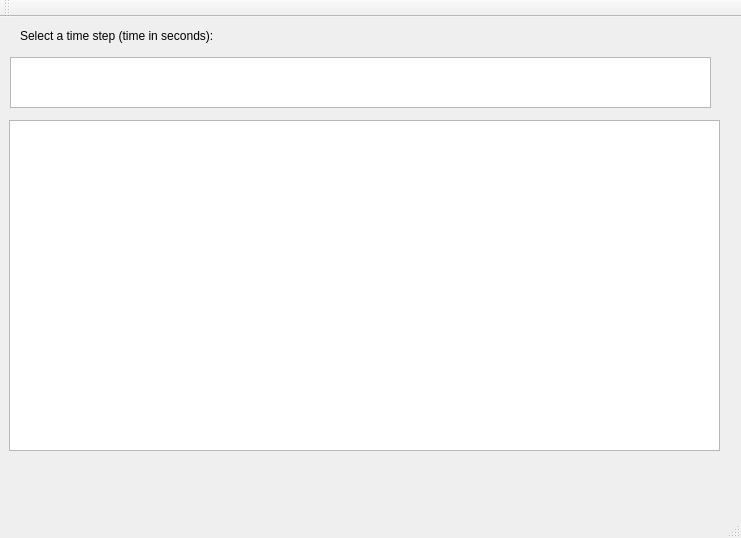
<?xml version="1.0" encoding="UTF-8"?>
<ui version="4.0">
 <class>MainWindow</class>
 <widget class="QMainWindow" name="MainWindow">
  <property name="geometry">
   <rect>
    <x>0</x>
    <y>0</y>
    <width>741</width>
    <height>538</height>
   </rect>
  </property>
  <property name="windowTitle">
   <string>Simulation Results</string>
  </property>
  <widget class="QWidget" name="centralwidget">
   <widget class="QGraphicsView" name="GraphicSimulation1D">
    <property name="geometry">
     <rect>
      <x>9</x>
      <y>103</y>
      <width>711</width>
      <height>331</height>
     </rect>
    </property>
    <property name="rubberBandSelectionMode">
     <enum>Qt::IntersectsItemShape</enum>
    </property>
   </widget>
   <widget class="QListWidget" name="listProfiles">
    <property name="enabled">
     <bool>true</bool>
    </property>
    <property name="geometry">
     <rect>
      <x>10</x>
      <y>40</y>
      <width>701</width>
      <height>51</height>
     </rect>
    </property>
   </widget>
   <widget class="QLabel" name="label">
    <property name="geometry">
     <rect>
      <x>20</x>
      <y>10</y>
      <width>281</width>
      <height>18</height>
     </rect>
    </property>
    <property name="text">
     <string>Select a time step (time in seconds):</string>
    </property>
   </widget>
  </widget>
  <widget class="QMenuBar" name="menubar">
   <property name="geometry">
    <rect>
     <x>0</x>
     <y>0</y>
     <width>741</width>
     <height>24</height>
    </rect>
   </property>
  </widget>
  <widget class="QStatusBar" name="statusbar"/>
  <widget class="QToolBar" name="toolBar">
   <property name="windowTitle">
    <string>toolBar</string>
   </property>
   <attribute name="toolBarArea">
    <enum>TopToolBarArea</enum>
   </attribute>
   <attribute name="toolBarBreak">
    <bool>false</bool>
   </attribute>
  </widget>
  <action name="actionImport">
   <property name="text">
    <string>Import</string>
   </property>
  </action>
  <action name="actionExport">
   <property name="text">
    <string>Export</string>
   </property>
  </action>
  <action name="action_Open">
   <property name="text">
    <string>&amp;Open</string>
   </property>
  </action>
  <action name="actionRun">
   <property name="text">
    <string>&amp;Run</string>
   </property>
  </action>
  <action name="actionView">
   <property name="text">
    <string>&amp;View</string>
   </property>
   <property name="shortcutContext">
    <enum>Qt::WidgetShortcut</enum>
   </property>
  </action>
 </widget>
 <resources/>
 <connections>
  <connection>
   <sender>listProfiles</sender>
   <signal>currentRowChanged(int)</signal>
   <receiver>MainWindow</receiver>
   <slot>itemChanged(int)</slot>
   <hints>
    <hint type="sourcelabel">
     <x>370</x>
     <y>159</y>
    </hint>
    <hint type="destinationlabel">
     <x>399</x>
     <y>299</y>
    </hint>
   </hints>
  </connection>
 </connections>
 <slots>
  <slot>sectionChanged(QString)</slot>
  <slot>itemChanged(int)</slot>
 </slots>
</ui>
